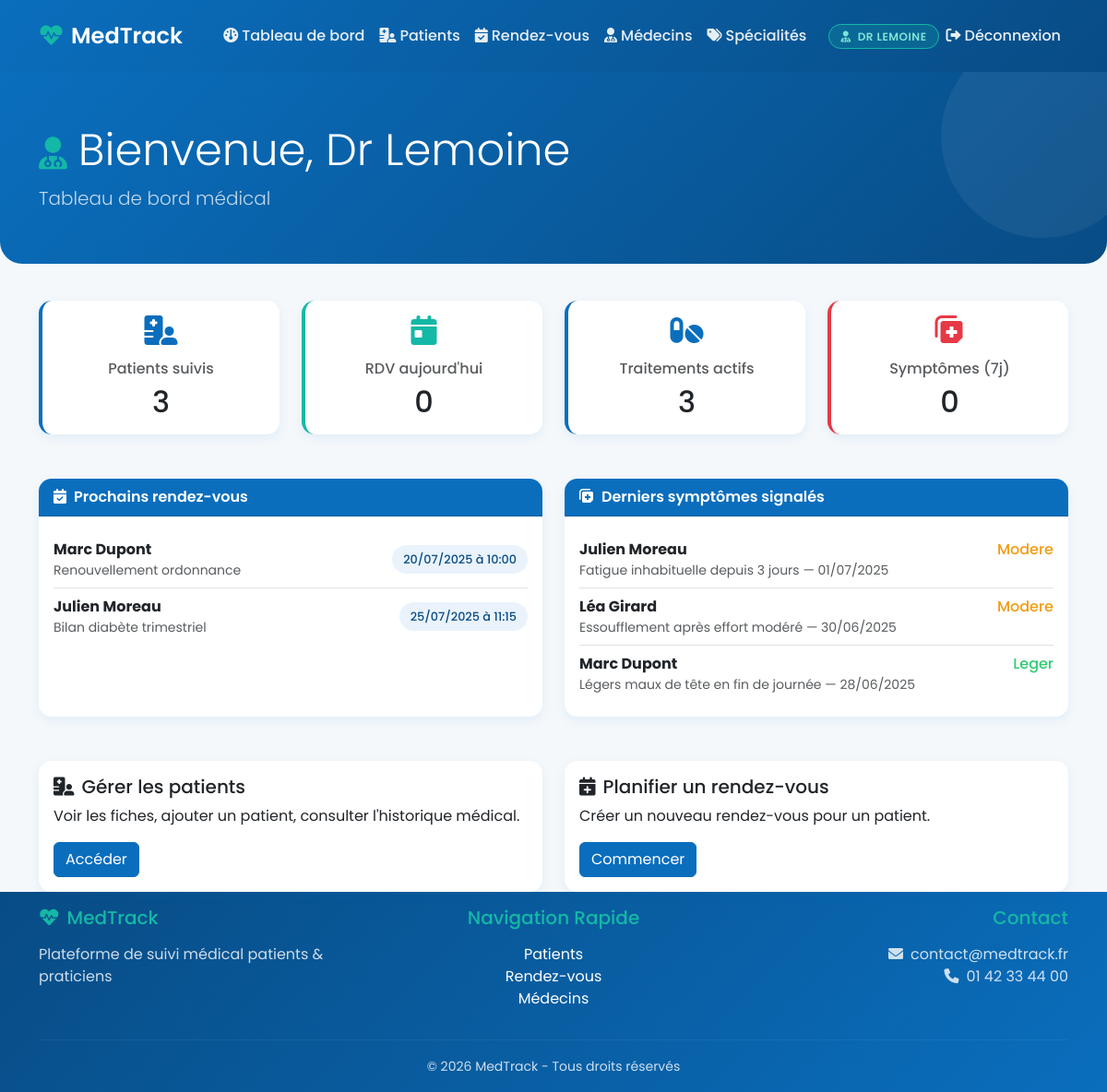
Screenshot of /index.php (signed in) with the database file from the repository.
### tables this page shows
CREATE TABLE rendez_vous (
    id_rdv INT AUTO_INCREMENT PRIMARY KEY,
    id_patient INT NOT NULL,
    id_medecin INT NOT NULL,
    date_rdv DATE NOT NULL,
    heure_rdv TIME NOT NULL,
    motif VARCHAR(255) NOT NULL,
    statut ENUM('prevu','termine','annule') DEFAULT 'prevu',
    compte_rendu TEXT,
    date_creation TIMESTAMP DEFAULT CURRENT_TIMESTAMP,
    FOREIGN KEY (id_patient) REFERENCES patients(id_patient) ON DELETE CASCADE ON UPDATE CASCADE,
    FOREIGN KEY (id_medecin) REFERENCES medecins(id_medecin) ON DELETE CASCADE ON UPDATE CASCADE
);

CREATE TABLE patients (
    id_patient INT AUTO_INCREMENT PRIMARY KEY,
    nom VARCHAR(100) NOT NULL,
    prenom VARCHAR(100) NOT NULL,
    email VARCHAR(150) NOT NULL UNIQUE,
    telephone VARCHAR(20),
    date_naissance DATE,
    adresse TEXT,
    groupe_sanguin ENUM('A+','A-','B+','B-','AB+','AB-','O+','O-') DEFAULT NULL,
    allergies TEXT,
    antecedents TEXT,
    notes_medecin TEXT,
    id_medecin_referent INT DEFAULT NULL,
    date_creation TIMESTAMP DEFAULT CURRENT_TIMESTAMP,
    FOREIGN KEY (id_medecin_referent) REFERENCES medecins(id_medecin) ON DELETE SET NULL ON UPDATE CASCADE
);

CREATE TABLE symptomes (
    id_symptome INT AUTO_INCREMENT PRIMARY KEY,
    id_patient INT NOT NULL,
    date_symptome DATE NOT NULL,
    description TEXT NOT NULL,
    intensite ENUM('leger','modere','severe') DEFAULT 'leger',
    saisi_par ENUM('patient','medecin') DEFAULT 'patient',
    date_creation TIMESTAMP DEFAULT CURRENT_TIMESTAMP,
    FOREIGN KEY (id_patient) REFERENCES patients(id_patient) ON DELETE CASCADE ON UPDATE CASCADE
);

### index.php (the view, shortened to what this page needs)
<?php
require_once 'config/database.php';
include 'includes/header.php';
if ($user['role'] === 'medecin'):
    $stats = [
        'patients' => $pdo->query("SELECT COUNT(*) FROM patients")->fetchColumn(),
        'rdv_jour' => (function() use ($pdo) {
            $stmt = $pdo->prepare("SELECT COUNT(*) FROM rendez_vous WHERE date_rdv = CURDATE() AND statut = 'prevu'");
            $stmt->execute();
            return $stmt->fetchColumn();
        })(),
        'traitements_actifs' => $pdo->query("SELECT COUNT(*) FROM traitements WHERE statut = 'actif'")->fetchColumn(),
        'symptomes_recents' => $pdo->query("SELECT COUNT(*) FROM symptomes WHERE date_symptome >= DATE_SUB(CURDATE(), INTERVAL 7 DAY)")->fetchColumn(),
    ];
    $stmtRdv = $pdo->prepare("
        SELECT rv.*, p.nom AS p_nom, p.prenom AS p_prenom
        FROM rendez_vous rv
        JOIN patients p ON rv.id_patient = p.id_patient
        WHERE rv.statut = 'prevu'
        ORDER BY rv.date_rdv ASC, rv.heure_rdv ASC
        LIMIT 5
    ");
    $stmtRdv->execute();
    $prochainRdv = $stmtRdv->fetchAll();
    $stmtSympt = $pdo->query("
        SELECT s.*, p.nom AS p_nom, p.prenom AS p_prenom
        FROM symptomes s
        JOIN patients p ON s.id_patient = p.id_patient
        ORDER BY s.date_symptome DESC, s.id_symptome DESC
        LIMIT 5
    ");
    $derniersSymptomes = $stmtSympt->fetchAll();
    ?>
    <div class="hero-section">
        <div class="container">
            <h1 class="display-5 text-white"><i class="fas fa-user-doctor cross-icon"></i>Bienvenue, <?php echo htmlspecialchars($user['nom_affiche']); ?></h1>
            <p class="lead text-white opacity-75 mb-0">Tableau de bord médical</p>
        </div>
    </div>
    <div class="container">
        <div class="row g-4 mb-5">
            <div class="col-md-3">
                <div class="card dashboard-card">
                    <div class="card-body text-center">
                        <i class="fas fa-hospital-user fa-2x mb-3" style="color: var(--medical-blue);"></i>
                        <h3 class="card-title h6 text-muted">Patients suivis</h3>
                        <p class="card-text h2"><?php echo $stats['patients']; ?></p>
                    </div>
                </div>
            </div>
            <div class="col-md-3">
                <div class="card dashboard-card teal-card">
                    <div class="card-body text-center">
                        <i class="fas fa-calendar-day fa-2x mb-3" style="color: var(--medical-teal);"></i>
                        <h3 class="card-title h6 text-muted">RDV aujourd'hui</h3>
                        <p class="card-text h2"><?php echo $stats['rdv_jour']; ?></p>
                    </div>
                </div>
            </div>
            <div class="col-md-3">
                <div class="card dashboard-card">
                    <div class="card-body text-center">
                        <i class="fas fa-pills fa-2x mb-3" style="color: var(--medical-blue);"></i>
                        <h3 class="card-title h6 text-muted">Traitements actifs</h3>
                        <p class="card-text h2"><?php echo $stats['traitements_actifs']; ?></p>
                    </div>
                </div>
            </div>
            <div class="col-md-3">
                <div class="card dashboard-card alert-card">
                    <div class="card-body text-center">
                        <i class="fas fa-notes-medical fa-2x mb-3" style="color: var(--medical-red);"></i>
                        <h3 class="card-title h6 text-muted">Symptômes (7j)</h3>
                        <p class="card-text h2"><?php echo $stats['symptomes_recents']; ?></p>
                    </div>
                </div>
            </div>
        </div>
        <div class="row g-4 mb-5">
            <div class="col-md-6">
                <div class="card h-100">
                    <div class="card-header"><i class="fas fa-calendar-check me-2"></i>Prochains rendez-vous</div>
                    <div class="card-body">
                        <?php if (empty($prochainRdv)): ?>
                            <p class="text-muted mb-0">Aucun rendez-vous à venir.</p>
                        <?php else: ?>
                            <ul class="list-group list-group-flush">
                                <?php foreach ($prochainRdv as $rdv): ?>
                                    <li class="list-group-item d-flex justify-content-between align-items-center px-0">
                                        <div>
                                            <strong><?php echo htmlspecialchars($rdv['p_prenom'] . ' ' . $rdv['p_nom']); ?></strong>
                                            <div class="text-muted small"><?php echo htmlspecialchars($rdv['motif']); ?></div>
                                        </div>
                                        <span class="badge-statut badge-prevu">
                                            <?php echo date('d/m/Y', strtotime($rdv['date_rdv'])); ?> à <?php echo substr($rdv['heure_rdv'], 0, 5); ?>
                                        </span>
                                    </li>
                                <?php endforeach; ?>
                            </ul>
                        <?php endif; ?>
                    </div>
                </div>
            </div>
            <div class="col-md-6">
                <div class="card h-100">
                    <div class="card-header"><i class="fas fa-notes-medical me-2"></i>Derniers symptômes signalés</div>
                    <div class="card-body">
                        <?php if (empty($derniersSymptomes)): ?>
                            <p class="text-muted mb-0">Aucun symptôme signalé récemment.</p>
                        <?php else: ?>
                            <ul class="list-group list-group-flush">
                                <?php foreach ($derniersSymptomes as $s): ?>
                                    <li class="list-group-item px-0">
                                        <div class="d-flex justify-content-between">
                                            <strong><?php echo htmlspecialchars($s['p_prenom'] . ' ' . $s['p_nom']); ?></strong>
                                            <span class="intensite-<?php echo $s['intensite']; ?>"><?php echo ucfirst($s['intensite']); ?></span>
                                        </div>
                                        <div class="text-muted small"><?php echo htmlspecialchars($s['description']); ?> — <?php echo date('d/m/Y', strtotime($s['date_symptome'])); ?></div>
                                    </li>
                                <?php endforeach; ?>
                            </ul>
                        <?php endif; ?>
                    </div>
                </div>
            </div>
        </div>
        <div class="row g-4">
            <div class="col-md-6">
                <div class="card">
                    <div class="card-body">
                        <h5 class="card-title"><i class="fas fa-hospital-user me-2"></i>Gérer les patients</h5>
                        <p class="card-text">Voir les fiches, ajouter un patient, consulter l'historique médical.</p>
                        <a href="modules/patients/liste.php" class="btn btn-primary">Accéder</a>
                    </div>
                </div>
            </div>
            <div class="col-md-6">
                <div class="card">
                    <div class="card-body">
                        <h5 class="card-title"><i class="fas fa-calendar-plus me-2"></i>Planifier un rendez-vous</h5>
                        <p class="card-text">Créer un nouveau rendez-vous pour un patient.</p>
                        <a href="modules/rendezvous/liste.php" class="btn btn-primary">Commencer</a>
                    </div>
                </div>
            </div>
        </div>
    </div>
<?php endif; ?>
<?php include 'includes/footer.php'; ?>

### assets/css/styles.css (style rules this page uses)
:root { --medical-blue: #0a6ebd; --medical-blue-dark: #084c85; --medical-blue-light: #2e94e0; --medical-teal: #14b8a6; --medical-red: #e63946; --white: #ffffff; --gray-50: #f4f8fb; --gray-100: #eef3f8; --gray-200: #e2e9f0; --gray-800: #2c3e50; --dark: #1a2332; }
body { background-color: var(--gray-50); font-family: 'Poppins', sans-serif; min-height: 100vh; display: flex; flex-direction: column; margin: 0; }
.container { flex: 1 0 auto; }
.hero-section { background: linear-gradient(135deg, var(--medical-blue), var(--medical-blue-dark)); padding: 3.5rem 0; margin-bottom: 2.5rem; border-radius: 0 0 24px 24px; position: relative; overflow: hidden; }
.hero-section::after { content: ""; position: absolute; top: -40px; right: -40px; width: 220px; height: 220px; background: rgba(255,255,255,0.06); border-radius: 50%; }
.hero-section .cross-icon { font-size: 2.2rem; color: var(--medical-teal); margin-right: 0.75rem; }
.card { border: none; border-radius: 14px; box-shadow: 0 4px 12px rgba(10, 110, 189, 0.08); transition: transform 0.25s, box-shadow 0.25s; }
.card-header { background: var(--medical-blue); color: var(--white); border-radius: 14px 14px 0 0 !important; font-weight: 600; }
.dashboard-card { border-left: 4px solid var(--medical-blue); }
.dashboard-card.alert-card { border-left-color: var(--medical-red); }
.dashboard-card.teal-card { border-left-color: var(--medical-teal); }
.btn-primary { background-color: var(--medical-blue); border-color: var(--medical-blue); }
.badge-statut { padding: 0.35rem 0.75rem; border-radius: 20px; font-size: 0.8rem; font-weight: 500; }
.badge-prevu { background-color: #eaf3fc; color: var(--medical-blue-dark); }
.intensite-leger { color: #2ecc71; font-weight: 500; }
.intensite-modere { color: #f39c12; font-weight: 500; }

### rows the page displays
rendez_vous: id_patient.nom "Marc Dupont", motif "Renouvellement ordonnance", date_rdv "20/07/2025", heure_rdv "10:00"
rendez_vous: id_patient.nom "Julien Moreau", motif "Bilan diabète trimestriel", date_rdv "25/07/2025", heure_rdv "11:15"
symptomes: id_patient.nom "Julien Moreau", intensite "Modere", description "Fatigue inhabituelle depuis 3 jours", date_symptome "01/07/2025"
symptomes: id_patient.nom "Léa Girard", intensite "Modere", description "Essoufflement après effort modéré", date_symptome "30/06/2025"
symptomes: id_patient.nom "Marc Dupont", intensite "Leger", description "Légers maux de tête en fin de journée", date_symptome "28/06/2025"

### other values shown
$user['nom_affiche'] "DR LEMOINE"
$user['nom_affiche'] "Dr Lemoine"
$stats['patients'] "3"
$stats['rdv_jour'] "0"
$stats['traitements_actifs'] "3"
$stats['symptomes_recents'] "0"
